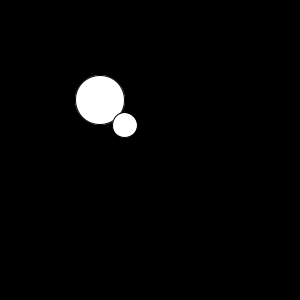
Frame 1 (no input)
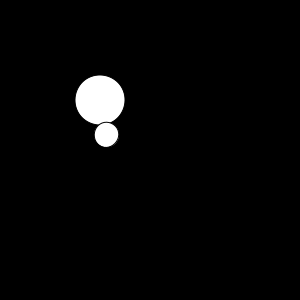
Frame 60 (the mouse pressed at the canvas centre just before this capture)
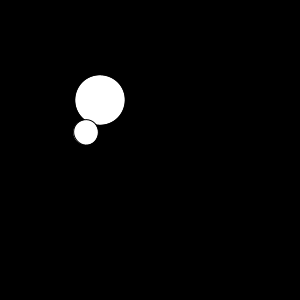
Frame 120 (the mouse held since frame 60 and released just before this capture)

The Processing sketch that drew these frames (run headless with seeded random() and noise(); from frame 60 on, the mouse is pressed at the canvas centre):

// Processing sketch: Rotating_bubbles
// ── Rotating_bubbles.pde
float angle = 0;

void setup () {
  size (300, 300);
}

void draw () {
background (0);
angle += .01;
  
  
  pushMatrix ();
  translate (100, 100);
  rotate (angle );
  ellipse (0, 0, 50, 50);

  translate (25, 25);
  ellipse (0, 0, 25, 25);

  popMatrix (); 


}
